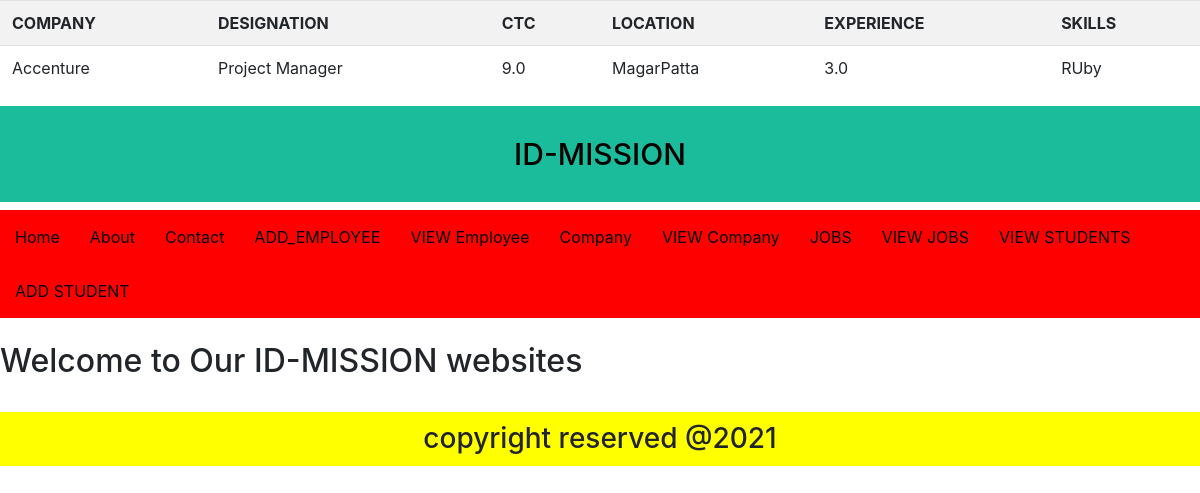
The app's page /Cmp/Jdetail/7 with its own data.
### CompanyApp/models.py (models this page shows, shortened)
class Jobs(models.Model):
    company = models.ForeignKey(Company, on_delete=models.CASCADE)
    desg = models.CharField(max_length=20)
    ctc = models.FloatField()
    exp = models.FloatField()
    loc = models.CharField(max_length=20)
    skills = models.CharField(max_length=50)

class Company(models.Model):
    name = models.CharField(max_length=20)
    loc = models.CharField(max_length=20)
    type = models.CharField(max_length=20,choices=ch)
    domain = models.CharField(max_length=20)
    def __str__(self):
        return f'{self.name}'

### CompanyApp/views.py (the view)
# urls.py: path('Jdetail/<int:pk>',views.JobsDetailView.as_view(), name='jdetail'),
class JobsDetailView(DetailView):
    model = Jobs
    template_name = "CompanyApp/jobs_detail.html"

### templates/CompanyApp/jobs_detail.html
{% extends 'EmployeeApp/base.html' %}
{% block title %}
<table class="table table-striped">
    <tr>
        <th>COMPANY</th>
        <th>DESIGNATION</th>
        <th>CTC</th>
        <th>LOCATION</th>
        <th>EXPERIENCE</th>
        <th>SKILLS</th>
    </tr>
    <tr>
        <td>{{object.company}}</td>
        <td>{{object.desg}}</td>
        <td>{{object.ctc}}</td>
        <td>{{object.loc}}</td>
        <td>{{object.exp}}</td>
        <td>{{object.skills}}</td>
    </tr>
</table>
{% endblock %}

### records on screen
Jobs: company "Accenture", desg "Project Manager", ctc "9.0", loc "MagarPatta", exp "3.0", skills "RUby"
